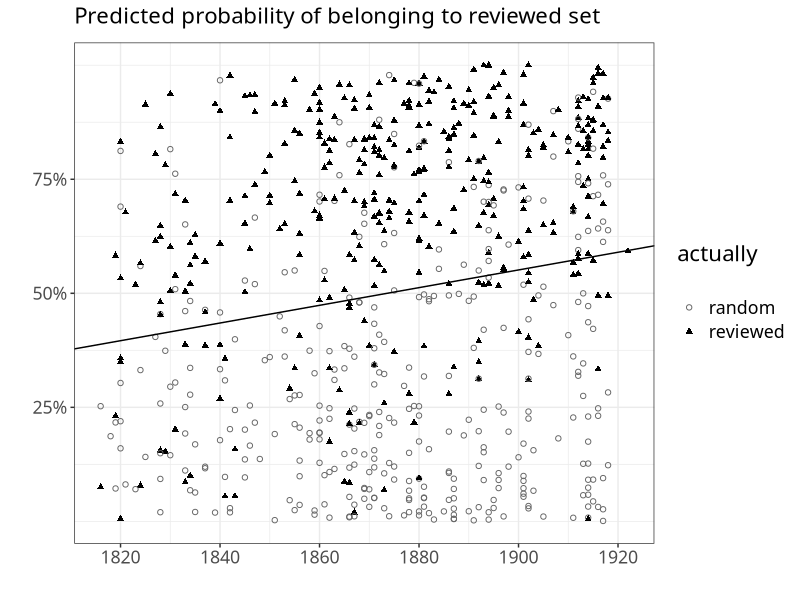
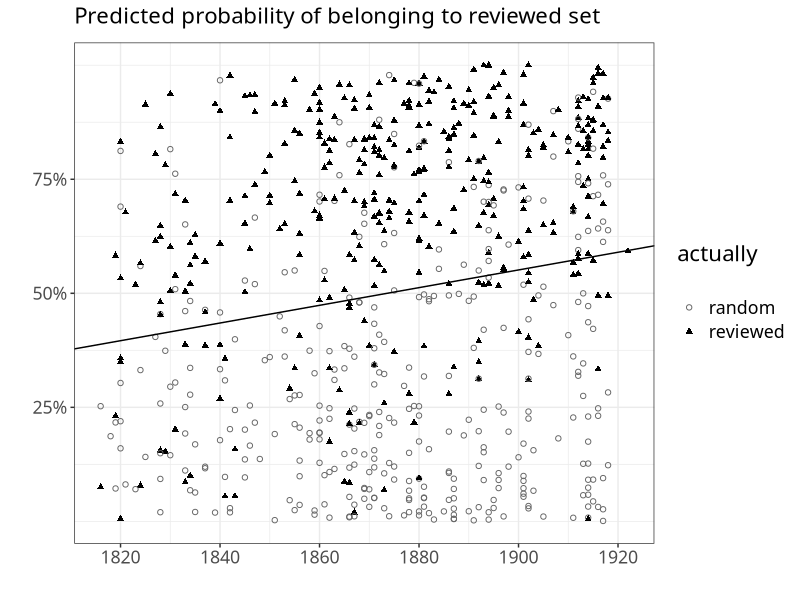

These figures' R source, in order:
library(scales)
library(ggplot2)

this.dir <- dirname(parent.frame(2)$ofile)
setwd(this.dir)
l <- read.csv('../modeloutput/fullpoetry.results.csv')

model = lm(data = l, formula = logistic ~ dateused)
intercept = coef(model)[1]
slope = coef(model)[2]

line = intercept + (slope * l$pubdate)
l$reviewed = as.factor(l$realclass)
levels(l$reviewed) = c('random', 'reviewed')
p <- ggplot(l, aes(x = pubdate, y = logistic, color = reviewed, shape = reviewed)) + theme_bw() +
  geom_point() + geom_abline(intercept = intercept, slope = slope) + scale_shape_manual(name="actually\n", values = c(1, 17)) + 
  scale_color_manual(name = "actually\n", values = c('gray40', 'gray0')) + 
  theme(text = element_text(size = 16, family = 'Avenir Next Medium')) + 
  scale_y_continuous('', labels = percent, breaks = c(0.25,0.5,0.75)) + 
  scale_x_continuous("", breaks = c(1820, 1840, 1860, 1880, 1900, 1920)) +
  ggtitle('Predicted probability of belonging to reviewed set') +
  theme(plot.title = element_text(hjust = 0, margin = margin(b = 10), size = 16))

tiff("~/Dropbox/book/chapter3/images/poetrymodel.tiff", height = 6, width = 9, units = 'in', res=400)
plot(p)
dev.off()
plot(p)

tp = sum(l$realclass == 1 & l$logistic >= 0.5)
tn = sum(l$realclass == 0 & l$logistic < 0.5)
fp = sum(l$realclass == 0 & l$logistic >= 0.5)
fn = sum(l$realclass == 1 & l$logistic < 0.5)
print((tp + tn) / (tp+tn+fp+fn))
